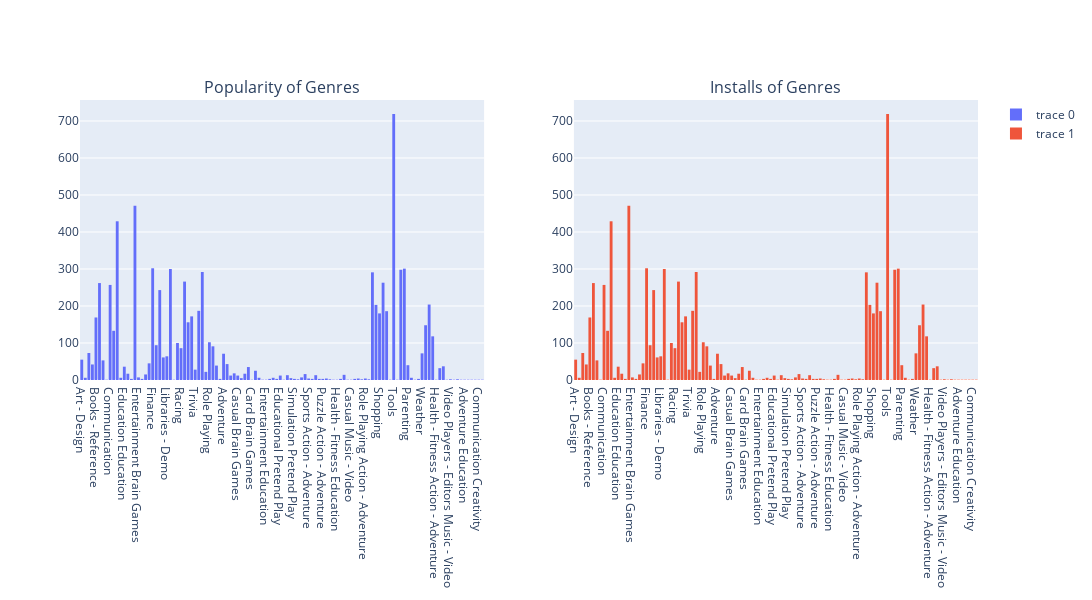
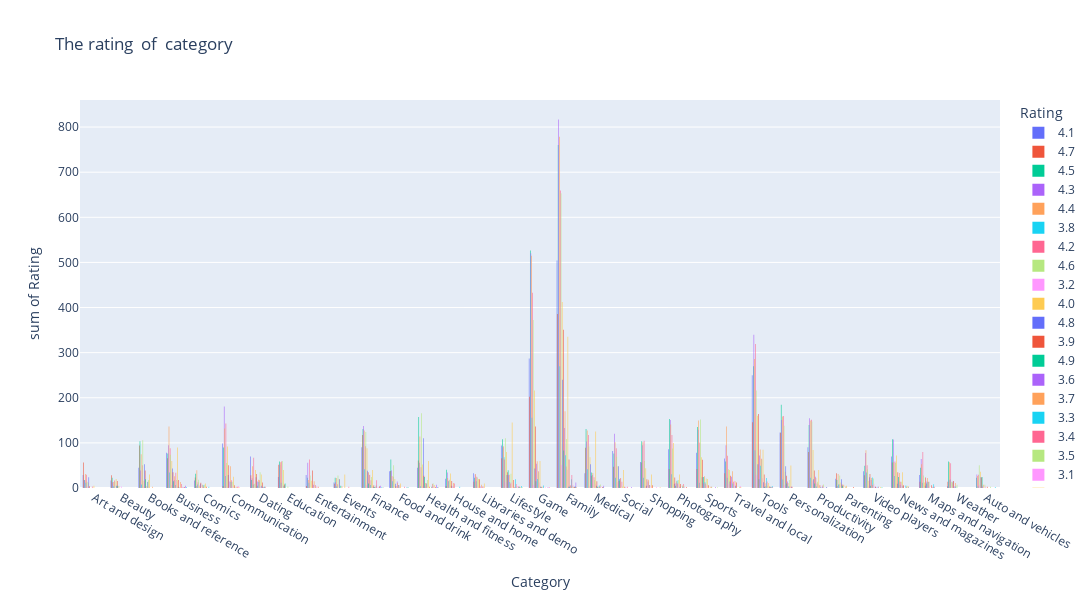

Notebook code for these charts, in order:
### Code cell
print_histograms(cleaned_apps)

### Figure 1 — Plotly figure (JSON) as saved in the notebook; plotly's stock layout.template omitted (floating-point values rounded to 4 significant figures; data arrays with more than 128 entries replaced by an {"elided": "..."} marker saying what was removed)
{"data": [{"type": "histogram", "x": {"elided": "8196 str values"}, "xaxis": "x", "y": {"elided": "8196 float values"}, "yaxis": "y"}, {"type": "histogram", "x": {"elided": "8196 str values"}, "xaxis": "x2", "y": {"elided": "8196 int values"}, "yaxis": "y2"}], "layout": {"annotations": [{"font": {"size": 16}, "showarrow": false, "text": "Popularity of Genres", "x": 0.225, "xanchor": "center", "xref": "paper", "y": 1, "yanchor": "bottom", "yref": "paper"}, {"font": {"size": 16}, "showarrow": false, "text": "Installs of Genres", "x": 0.775, "xanchor": "center", "xref": "paper", "y": 1, "yanchor": "bottom", "yref": "paper"}], "height": 600, "width": 1300, "xaxis": {"anchor": "y", "domain": [0, 0.45]}, "xaxis2": {"anchor": "y2", "domain": [0.55, 1]}, "yaxis": {"anchor": "x", "domain": [0, 1]}, "yaxis2": {"anchor": "x2", "domain": [0, 1]}}}

### Figure 2 — Plotly figure (JSON) as saved in the notebook; plotly's stock layout.template omitted (floating-point values rounded to 4 significant figures; data arrays with more than 128 entries replaced by an {"elided": "..."} marker saying what was removed)
{"data": [{"alignmentgroup": "True", "bingroup": "x", "histfunc": "sum", "hovertemplate": "Rating=4.1<br>Category=%{x}<br>sum of Rating=%{y}<extra></extra>", "legendgroup": "4.1", "marker": {"color": "#636efa", "pattern": {"shape": ""}}, "name": "4.1", "offsetgroup": "4.1", "orientation": "v", "showlegend": true, "type": "histogram", "x": {"elided": "623 str values"}, "xaxis": "x", "y": {"elided": "623 float values"}, "yaxis": "y"}, {"alignmentgroup": "True", "bingroup": "x", "histfunc": "sum", "hovertemplate": "Rating=4.7<br>Category=%{x}<br>sum of Rating=%{y}<extra></extra>", "legendgroup": "4.7", "marker": {"color": "#EF553B", "pattern": {"shape": ""}}, "name": "4.7", "offsetgroup": "4.7", "orientation": "v", "showlegend": true, "type": "histogram", "x": {"elided": "438 str values"}, "xaxis": "x", "y": {"elided": "438 float values"}, "yaxis": "y"}, {"alignmentgroup": "True", "bingroup": "x", "histfunc": "sum", "hovertemplate": "Rating=4.5<br>Category=%{x}<br>sum of Rating=%{y}<extra></extra>", "legendgroup": "4.5", "marker": {"color": "#00cc96", "pattern": {"shape": ""}}, "name": "4.5", "offsetgroup": "4.5", "orientation": "v", "showlegend": true, "type": "histogram", "x": {"elided": "850 str values"}, "xaxis": "x", "y": {"elided": "850 float values"}, "yaxis": "y"}, {"alignmentgroup": "True", "bingroup": "x", "histfunc": "sum", "hovertemplate": "Rating=4.3<br>Category=%{x}<br>sum of Rating=%{y}<extra></extra>", "legendgroup": "4.3", "marker": {"color": "#ab63fa", "pattern": {"shape": ""}}, "name": "4.3", "offsetgroup": "4.3", "orientation": "v", "showlegend": true, "type": "histogram", "x": {"elided": "896 str values"}, "xaxis": "x", "y": {"elided": "896 float values"}, "yaxis": "y"}, {"alignmentgroup": "True", "bingroup": "x", "histfunc": "sum", "hovertemplate": "Rating=4.4<br>Category=%{x}<br>sum of Rating=%{y}<extra></extra>", "legendgroup": "4.4", "marker": {"color": "#FFA15A", "pattern": {"shape": ""}}, "name": "4.4", "offsetgroup": "4.4", "orientation": "v", "showlegend": true, "type": "histogram", "x": {"elided": "895 str values"}, "xaxis": "x", "y": {"elided": "895 float values"}, "yaxis": "y"}, {"alignmentgroup": "True", "bingroup": "x", "histfunc": "sum", "hovertemplate": "Rating=3.8<br>Category=%{x}<br>sum of Rating=%{y}<extra></extra>", "legendgroup": "3.8", "marker": {"color": "#19d3f3", "pattern": {"shape": ""}}, "name": "3.8", "offsetgroup": "3.8", "orientation": "v", "showlegend": true, "type": "histogram", "x": {"elided": "287 str values"}, "xaxis": "x", "y": {"elided": "287 float values"}, "yaxis": "y"}, {"alignmentgroup": "True", "bingroup": "x", "histfunc": "sum", "hovertemplate": "Rating=4.2<br>Category=%{x}<br>sum of Rating=%{y}<extra></extra>", "legendgroup": "4.2", "marker": {"color": "#FF6692", "pattern": {"shape": ""}}, "name": "4.2", "offsetgroup": "4.2", "orientation": "v", "showlegend": true, "type": "histogram", "x": {"elided": "812 str values"}, "xaxis": "x", "y": {"elided": "812 float values"}, "yaxis": "y"}, {"alignmentgroup": "True", "bingroup": "x", "histfunc": "sum", "hovertemplate": "Rating=4.6<br>Category=%{x}<br>sum of Rating=%{y}<extra></extra>", "legendgroup": "4.6", "marker": {"color": "#B6E880", "pattern": {"shape": ""}}, "name": "4.6", "offsetgroup": "4.6", "orientation": "v", "showlegend": true, "type": "histogram", "x": {"elided": "683 str values"}, "xaxis": "x", "y": {"elided": "683 float values"}, "yaxis": "y"}, {"alignmentgroup": "True", "bingroup": "x", "histfunc": "sum", "hovertemplate": "Rating=3.2<br>Category=%{x}<br>sum of Rating=%{y}<extra></extra>", "legendgroup": "3.2", "marker": {"color": "#FF97FF", "pattern": {"shape": ""}}, "name": "3.2", "offsetgroup": "3.2", "orientation": "v", "showlegend": true, "type": "histogram", "x": ["Art and design", "Auto and vehicles", "Comics", "Libraries and demo", "Lifestyle", "Lifestyle", "Medical", "Tools", "Productivity", "Social", "Communication", "Family", "Travel and local", "Family", "Social", "Family", "Tools", "Family", "Family", "Family", "Productivity", "Tools", "Family", "Comics", "Lifestyle", "Shopping", "Sports", "Family", "Finance", "Business", "Tools", "Productivity", "Personalization", "News and magazines", "Game", "Personalization", "Family", "Family", "Family", "Finance", "Social", "Video players", "Family", "Productivity", "Tools", "Social", "Tools", "Productivity", "Game", "Tools", "Tools", "Family", "Family", "Family", "Travel and local", "Auto and vehicles", "Business", "Travel and local", "Family", "Tools", "Books and reference", "Lifestyle", "Health and fitness"], "xaxis": "x", "y": [3.2, 3.2, 3.2, 3.2, 3.2, 3.2, 3.2, 3.2, 3.2, 3.2, 3.2, 3.2, 3.2, 3.2, 3.2, 3.2, 3.2, 3.2, 3.2, 3.2, 3.2, 3.2, 3.2, 3.2, 3.2, 3.2, 3.2, 3.2, 3.2, 3.2, 3.2, 3.2, 3.2, 3.2, 3.2, 3.2, 3.2, 3.2, 3.2, 3.2, 3.2, 3.2, 3.2, 3.2, 3.2, 3.2, 3.2, 3.2, 3.2, 3.2, 3.2, 3.2, 3.2, 3.2, 3.2, 3.2, 3.2, 3.2, 3.2, 3.2, 3.2, 3.2, 3.2], "yaxis": "y"}, {"alignmentgroup": "True", "bingroup": "x", "histfunc": "sum", "hovertemplate": "Rating=4.0<br>Category=%{x}<br>sum of Rating=%{y}<extra></extra>", "legendgroup": "4.0", "marker": {"color": "#FECB52", "pattern": {"shape": ""}}, "name": "4.0", "offsetgroup": "4.0", "orientation": "v", "showlegend": true, "type": "histogram", "x": {"elided": "512 str values"}, "xaxis": "x", "y": {"elided": "512 int values"}, "yaxis": "y"}, {"alignmentgroup": "True", "bingroup": "x", "histfunc": "sum", "hovertemplate": "Rating=4.8<br>Category=%{x}<br>sum of Rating=%{y}<extra></extra>", "legendgroup": "4.8", "marker": {"color": "#636efa", "pattern": {"shape": ""}}, "name": "4.8", "offsetgroup": "4.8", "orientation": "v", "showlegend": true, "type": "histogram", "x": {"elided": "220 str values"}, "xaxis": "x", "y": {"elided": "220 float values"}, "yaxis": "y"}, {"alignmentgroup": "True", "bingroup": "x", "histfunc": "sum", "hovertemplate": "Rating=3.9<br>Category=%{x}<br>sum of Rating=%{y}<extra></extra>", "legendgroup": "3.9", "marker": {"color": "#EF553B", "pattern": {"shape": ""}}, "name": "3.9", "offsetgroup": "3.9", "orientation": "v", "showlegend": true, "type": "histogram", "x": {"elided": "359 str values"}, "xaxis": "x", "y": {"elided": "359 float values"}, "yaxis": "y"}, {"alignmentgroup": "True", "bingroup": "x", "histfunc": "sum", "hovertemplate": "Rating=4.9<br>Category=%{x}<br>sum of Rating=%{y}<extra></extra>", "legendgroup": "4.9", "marker": {"color": "#00cc96", "pattern": {"shape": ""}}, "name": "4.9", "offsetgroup": "4.9", "orientation": "v", "showlegend": true, "type": "histogram", "x": ["Auto and vehicles", "Auto and vehicles", "Auto and vehicles", "Auto and vehicles", "Beauty", "Books and reference", "Dating", "Education", "Education", "Events", "Health and fitness", "Health and fitness", "Health and fitness", "Game", "Medical", "Medical", "Medical", "Parenting", "Family", "Auto and vehicles", "Lifestyle", "Personalization", "Family", "Social", "News and magazines", "Health and fitness", "Game", "Video players", "Medical", "Family", "Maps and navigation", "News and magazines", "Lifestyle", "Family", "Business", "Family", "Lifestyle", "Maps and navigation", "Business", "Tools", "Books and reference", "Health and fitness", "Game", "Social", "Family", "Lifestyle", "Family", "Personalization", "Lifestyle", "Lifestyle", "Medical", "Photography", "Social", "Productivity", "Medical", "Family", "Family", "News and magazines", "Family", "Family", "Medical", "Finance", "News and magazines", "Family", "Books and reference", "Lifestyle", "Tools", "Productivity", "Family", "Books and reference", "Lifestyle", "News and magazines", "Tools", "Social", "Finance", "Sports", "Sports", "Sports", "Family", "Tools", "Business", "Sports", "Sports", "Family", "Family", "Family"], "xaxis": "x", "y": [4.9, 4.9, 4.9, 4.9, 4.9, 4.9, 4.9, 4.9, 4.9, 4.9, 4.9, 4.9, 4.9, 4.9, 4.9, 4.9, 4.9, 4.9, 4.9, 4.9, 4.9, 4.9, 4.9, 4.9, 4.9, 4.9, 4.9, 4.9, 4.9, 4.9, 4.9, 4.9, 4.9, 4.9, 4.9, 4.9, 4.9, 4.9, 4.9, 4.9, 4.9, 4.9, 4.9, 4.9, 4.9, 4.9, 4.9, 4.9, 4.9, 4.9, 4.9, 4.9, 4.9, 4.9, 4.9, 4.9, 4.9, 4.9, 4.9, 4.9, 4.9, 4.9, 4.9, 4.9, 4.9, 4.9, 4.9, 4.9, 4.9, 4.9, 4.9, 4.9, 4.9, 4.9, 4.9, 4.9, 4.9, 4.9, 4.9, 4.9, 4.9, 4.9, 4.9, 4.9, 4.9, 4.9], "yaxis": "y"}, {"alignmentgroup": "True", "bingroup": "x", "histfunc": "sum", "hovertemplate": "Rating=3.6<br>Category=%{x}<br>sum of Rating=%{y}<extra></extra>", "legendgroup": "3.6", "marker": {"color": "#ab63fa", "pattern": {"shape": ""}}, "name": "3.6", "offsetgroup": "3.6", "orientation": "v", "showlegend": true, "type": "histogram", "x": {"elided": "167 str values"}, "xaxis": "x", "y": {"elided": "167 float values"}, "yaxis": "y"}, {"alignmentgroup": "True", "bingroup": "x", "histfunc": "sum", "hovertemplate": "Rating=3.7<br>Category=%{x}<br>sum of Rating=%{y}<extra></extra>", "legendgroup": "3.7", "marker": {"color": "#FFA15A", "pattern": {"shape": ""}}, "name": "3.7", "offsetgroup": "3.7", "orientation": "v", "showlegend": true, "type": "histogram", "x": {"elided": "224 str values"}, "xaxis": "x", "y": {"elided": "224 float values"}, "yaxis": "y"}, {"alignmentgroup": "True", "bingroup": "x", "histfunc": "sum", "hovertemplate": "Rating=3.3<br>Category=%{x}<br>sum of Rating=%{y}<extra></extra>", "legendgroup": "3.3", "marker": {"color": "#19d3f3", "pattern": {"shape": ""}}, "name": "3.3", "offsetgroup": "3.3", "orientation": "v", "showlegend": true, "type": "histogram", "x": ["Books and reference", "Dating", "Dating", "Dating", "Dating", "Finance", "Food and drink", "Health and fitness", "Lifestyle", "Shopping", "Photography", "Sports", "Travel and local", "Video players", "Family", "Health and fitness", "Maps and navigation", "Family", "Tools", "Family", "Video players", "Communication", "Productivity", "Communication", "Maps and navigation", "Family", "Photography", "Family", "Tools", "Tools", "Family", "Tools", "Tools", "Family", "Family", "Personalization", "Family", "Game", "Video players", "Communication", "Family", "Tools", "Weather", "Comics", "Tools", "Family", "Comics", "Family", "Tools", "Tools", "Health and fitness", "Video players", "Communication", "Photography", "Game", "Maps and navigation", "Tools", "Lifestyle", "Lifestyle", "Lifestyle", "Tools", "Maps and navigation", "Tools", "Game", "Finance", "Books and reference", "Family", "Travel and local", "Video players", "Food and drink", "Family", "Tools", "Game", "Video players", "Sports", "News and magazines", "Family", "Shopping", "Video players", "Game", "Tools", "Travel and local", "Business", "Family", "Family", "Books and reference", "Game", "Sports", "Family", "Family", "Family", "Tools", "Photography", "Business", "Sports", "Family", "Family", "Photography", "News and magazines", "Books and reference"], "xaxis": "x", "y": [3.3, 3.3, 3.3, 3.3, 3.3, 3.3, 3.3, 3.3, 3.3, 3.3, 3.3, 3.3, 3.3, 3.3, 3.3, 3.3, 3.3, 3.3, 3.3, 3.3, 3.3, 3.3, 3.3, 3.3, 3.3, 3.3, 3.3, 3.3, 3.3, 3.3, 3.3, 3.3, 3.3, 3.3, 3.3, 3.3, 3.3, 3.3, 3.3, 3.3, 3.3, 3.3, 3.3, 3.3, 3.3, 3.3, 3.3, 3.3, 3.3, 3.3, 3.3, 3.3, 3.3, 3.3, 3.3, 3.3, 3.3, 3.3, 3.3, 3.3, 3.3, 3.3, 3.3, 3.3, 3.3, 3.3, 3.3, 3.3, 3.3, 3.3, 3.3, 3.3, 3.3, 3.3, 3.3, 3.3, 3.3, 3.3, 3.3, 3.3, 3.3, 3.3, 3.3, 3.3, 3.3, 3.3, 3.3, 3.3, 3.3, 3.3, 3.3, 3.3, 3.3, 3.3, 3.3, 3.3, 3.3, 3.3, 3.3, 3.3], "yaxis": "y"}, {"alignmentgroup": "True", "bingroup": "x", "histfunc": "sum", "hovertemplate": "Rating=3.4<br>Category=%{x}<br>sum of Rating=%{y}<extra></extra>", "legendgroup": "3.4", "marker": {"color": "#FF6692", "pattern": {"shape": ""}}, "name": "3.4", "offsetgroup": "3.4", "orientation": "v", "showlegend": true, "type": "histogram", "x": ["Books and reference", "Dating", "Dating", "Dating", "Dating", "Dating", "Entertainment", "Entertainment", "Finance", "Food and drink", "House and home", "House and home", "Libraries and demo", "Game", "Medical", "Medical", "Medical", "Medical", "Sports", "Travel and local", "Travel and local", "Tools", "Tools", "News and magazines", "Game", "Lifestyle", "Business", "Productivity", "Lifestyle", "Shopping", "Business", "Tools", "Family", "Health and fitness", "Tools", "Tools", "Lifestyle", "House and home", "Productivity", "Tools", "Photography", "Finance", "Game", "Health and fitness", "Game", "Art and design", "News and magazines", "Family", "Family", "Family", "Productivity", "Tools", "Tools", "Photography", "Business", "Tools", "Game", "Video players", "Video players", "Communication", "Social", "Sports", "Business", "Medical", "Health and fitness", "Shopping", "Business", "Communication", "Finance", "News and magazines", "Business", "Books and reference", "Medical", "Communication", "Tools", "Tools", "Family", "Maps and navigation", "Maps and navigation", "Tools", "Medical", "Finance", "Business", "Family", "Maps and navigation", "Social", "Business", "Food and drink", "Family", "Game", "Game", "Tools", "Books and reference", "Tools", "Business", "Tools", "Game", "Game", "Family", "Tools", "Business", "Books and reference", "Family", "Finance", "Tools", "Tools", "Game", "Travel and local", "News and magazines", "Family", "Family", "Personalization", "Travel and local", "Maps and navigation", "Tools", "Family", "Family", "Social", "Sports", "Communication", "Communication", "Photography", "Game", "Family", "Social", "Comics"], "xaxis": "x", "y": [3.4, 3.4, 3.4, 3.4, 3.4, 3.4, 3.4, 3.4, 3.4, 3.4, 3.4, 3.4, 3.4, 3.4, 3.4, 3.4, 3.4, 3.4, 3.4, 3.4, 3.4, 3.4, 3.4, 3.4, 3.4, 3.4, 3.4, 3.4, 3.4, 3.4, 3.4, 3.4, 3.4, 3.4, 3.4, 3.4, 3.4, 3.4, 3.4, 3.4, 3.4, 3.4, 3.4, 3.4, 3.4, 3.4, 3.4, 3.4, 3.4, 3.4, 3.4, 3.4, 3.4, 3.4, 3.4, 3.4, 3.4, 3.4, 3.4, 3.4, 3.4, 3.4, 3.4, 3.4, 3.4, 3.4, 3.4, 3.4, 3.4, 3.4, 3.4, 3.4, 3.4, 3.4, 3.4, 3.4, 3.4, 3.4, 3.4, 3.4, 3.4, 3.4, 3.4, 3.4, 3.4, 3.4, 3.4, 3.4, 3.4, 3.4, 3.4, 3.4, 3.4, 3.4, 3.4, 3.4, 3.4, 3.4, 3.4, 3.4, 3.4, 3.4, 3.4, 3.4, 3.4, 3.4, 3.4, 3.4, 3.4, 3.4, 3.4, 3.4, 3.4, 3.4, 3.4, 3.4, 3.4, 3.4, 3.4, 3.4, 3.4, 3.4, 3.4, 3.4, 3.4, 3.4], "yaxis": "y"}, {"alignmentgroup": "True", "bingroup": "x", "histfunc": "sum", "hovertemplate": "Rating=3.5<br>Category=%{x}<br>sum of Rating=%{y}<extra></extra>", "legendgroup": "3.5", "marker": {"color": "#B6E880", "pattern": {"shape": ""}}, "name": "3.5", "offsetgroup": "3.5", "orientation": "v", "showlegend": true, "type": "histogram", "x": {"elided": "156 str values"}, "xaxis": "x", "y": {"elided": "156 float values"}, "yaxis": "y"}, {"alignmentgroup": "True", "bingroup": "x", "histfunc": "sum", "hovertemplate": "Rating=3.1<br>Category=%{x}<br>sum of Rating=%{y}<extra></extra>", "legendgroup": "3.1", "marker": {"color": "#FF97FF", "pattern": {"shape": ""}}, "name": "3.1", "offsetgroup": "3.1", "orientation": "v", "showlegend": true, "type": "histogram", "x": ["Business", "Dating", "Entertainment", "Food and drink", "Libraries and demo", "Game", "Medical", "Medical", "Medical", "Sports", "Travel and local", "Travel and local", "Tools", "Tools", "Tools", "Productivity", "Video players", "News and magazines", "Game", "Lifestyle", "Family", "Lifestyle", "Productivity", "Family", "Tools", "Photography", "Parenting", "Business", "Tools", "Beauty", "Lifestyle", "Business", "Game", "Family", "Finance", "Maps and navigation", "Lifestyle", "Personalization", "Family", "Travel and local", "Business", "Tools", "Family", "Game", "Family", "Family", "Video players", "Productivity", "Travel and local", "Family", "Books and reference", "Family", "Food and drink", "News and magazines", "Sports", "Photography", "Shopping", "Family", "Family", "Video players", "Tools", "Travel and local", "Family", "Family", "Business", "Communication", "Auto and vehicles", "Photography", "News and magazines"], "xaxis": "x", "y": [3.1, 3.1, 3.1, 3.1, 3.1, 3.1, 3.1, 3.1, 3.1, 3.1, 3.1, 3.1, 3.1, 3.1, 3.1, 3.1, 3.1, 3.1, 3.1, 3.1, 3.1, 3.1, 3.1, 3.1, 3.1, 3.1, 3.1, 3.1, 3.1, 3.1, 3.1, 3.1, 3.1, 3.1, 3.1, 3.1, 3.1, 3.1, 3.1, 3.1, 3.1, 3.1, 3.1, 3.1, 3.1, 3.1, 3.1, 3.1, 3.1, 3.1, 3.1, 3.1, 3.1, 3.1, 3.1, 3.1, 3.1, 3.1, 3.1, 3.1, 3.1, 3.1, 3.1, 3.1, 3.1, 3.1, 3.1, 3.1, 3.1], "yaxis": "y"}, {"alignmentgroup": "True", "bingroup": "x", "histfunc": "sum", "hovertemplate": "Rating=5.0<br>Category=%{x}<br>sum of Rating=%{y}<extra></extra>", "legendgroup": "5.0", "marker": {"color": "#FECB52", "pattern": {"shape": ""}}, "name": "5.0", "offsetgroup": "5.0", "orientation": "v", "showlegend": true, "type": "histogram", "x": {"elided": "271 str values"}, "xaxis": "x", "y": {"elided": "271 int values"}, "yaxis": "y"}, {"alignmentgroup": "True", "bingroup": "x", "histfunc": "sum", "hovertemplate": "Rating=2.5<br>Category=%{x}<br>sum of Rating=%{y}<extra></extra>", "legendgroup": "2.5", "marker": {"color": "#636efa", "pattern": {"shape": ""}}, "name": "2.5", "offsetgroup": "2.5", "orientation": "v", "showlegend": true, "type": "histogram", "x": ["Dating", "Dating", "Medical", "Medical", "Tools", "Video players", "Tools", "Travel and local", "Tools", "Family", "News and magazines", "Game", "News and magazines", "Photography", "Travel and local", "Finance", "Business", "Tools", "Tools", "Personalization"], "xaxis": "x", "y": [2.5, 2.5, 2.5, 2.5, 2.5, 2.5, 2.5, 2.5, 2.5, 2.5, 2.5, 2.5, 2.5, 2.5, 2.5, 2.5, 2.5, 2.5, 2.5, 2.5], "yaxis": "y"}, {"alignmentgroup": "True", "bingroup": "x", "histfunc": "sum", "hovertemplate": "Rating=3.0<br>Category=%{x}<br>sum of Rating=%{y}<extra></extra>", "legendgroup": "3.0", "marker": {"color": "#EF553B", "pattern": {"shape": ""}}, "name": "3.0", "offsetgroup": "3.0", "orientation": "v", "showlegend": true, "type": "histogram", "x": ["Dating", "Dating", "Dating", "Entertainment", "Lifestyle", "Family", "Medical", "Medical", "Medical", "Medical", "Medical", "Travel and local", "Tools", "Lifestyle", "Lifestyle", "Family", "Personalization", "Communication", "Family", "Travel and local", "Tools", "Tools", "Family", "Family", "Family", "Photography", "Family", "Social", "Family", "Video players", "Family", "Health and fitness", "Family", "Communication", "Maps and navigation", "Sports", "Comics", "Business", "Travel and local", "Tools", "Lifestyle", "Travel and local", "Maps and navigation", "Family", "Productivity", "Tools", "Family", "News and magazines", "Finance", "Tools", "Business", "Family", "Photography", "Tools", "Shopping", "Shopping", "Family", "News and magazines", "Business", "Photography", "Family", "Tools", "Sports", "Family", "Family", "Family", "Game", "Family", "Family", "Tools", "Productivity", "Family", "Business", "Lifestyle", "Auto and vehicles", "Tools", "Business", "Business", "Finance", "Lifestyle", "Dating"], "xaxis": "x", "y": [3, 3, 3, 3, 3, 3, 3, 3, 3, 3, 3, 3, 3, 3, 3, 3, 3, 3, 3, 3, 3, 3, 3, 3, 3, 3, 3, 3, 3, 3, 3, 3, 3, 3, 3, 3, 3, 3, 3, 3, 3, 3, 3, 3, 3, 3, 3, 3, 3, 3, 3, 3, 3, 3, 3, 3, 3, 3, 3, 3, 3, 3, 3, 3, 3, 3, 3, 3, 3, 3, 3, 3, 3, 3, 3, 3, 3, 3, 3, 3, 3], "yaxis": "y"}, {"alignmentgroup": "True", "bingroup": "x", "histfunc": "sum", "hovertemplate": "Rating=1.0<br>Category=%{x}<br>sum of Rating=%{y}<extra></extra>", "legendgroup": "1.0", "marker": {"color": "#00cc96", "pattern": {"shape": ""}}, "name": "1.0", "offsetgroup": "1.0", "orientation": "v", "showlegend": true, "type": "histogram", "x": ["Dating", "Family", "Medical", "Family", "Game", "Medical", "Finance", "Productivity", "Communication", "Business", "Finance", "Tools", "Tools", "Family", "Medical", "Tools"], "xaxis": "x", "y": [1, 1, 1, 1, 1, 1, 1, 1, 1, 1, 1, 1, 1, 1, 1, 1], "yaxis": "y"}, {"alignmentgroup": "True", "bingroup": "x", "histfunc": "sum", "hovertemplate": "Rating=1.9<br>Category=%{x}<br>sum of Rating=%{y}<extra></extra>", "legendgroup": "1.9", "marker": {"color": "#ab63fa", "pattern": {"shape": ""}}, "name": "1.9", "offsetgroup": "1.9", "orientation": "v", "showlegend": true, "type": "histogram", "x": ["Dating", "Video players", "Lifestyle", "Productivity", "Tools", "Family", "Social", "Family", "Tools", "Maps and navigation", "Family"], "xaxis": "x", "y": [1.9, 1.9, 1.9, 1.9, 1.9, 1.9, 1.9, 1.9, 1.9, 1.9, 1.9], "yaxis": "y"}, {"alignmentgroup": "True", "bingroup": "x", "histfunc": "sum", "hovertemplate": "Rating=2.7<br>Category=%{x}<br>sum of Rating=%{y}<extra></extra>", "legendgroup": "2.7", "marker": {"color": "#FFA15A", "pattern": {"shape": ""}}, "name": "2.7", "offsetgroup": "2.7", "orientation": "v", "showlegend": true, "type": "histogram", "x": ["Dating", "Medical", "Photography", "Game", "Family", "Communication", "Sports", "Photography", "Business", "Tools", "Lifestyle", "Family", "Maps and navigation", "Health and fitness", "Business", "Finance", "Tools", "Books and reference", "Business", "Business", "Tools", "Business", "Tools"], "xaxis": "x", "y": [2.7, 2.7, 2.7, 2.7, 2.7, 2.7, 2.7, 2.7, 2.7, 2.7, 2.7, 2.7, 2.7, 2.7, 2.7, 2.7, 2.7, 2.7, 2.7, 2.7, 2.7, 2.7, 2.7], "yaxis": "y"}, {"alignmentgroup": "True", "bingroup": "x", "histfunc": "sum", "hovertemplate": "Rating=2.8<br>Category=%{x}<br>sum of Rating=%{y}<extra></extra>", "legendgroup": "2.8", "marker": {"color": "#19d3f3", "pattern": {"shape": ""}}, "name": "2.8", "offsetgroup": "2.8", "orientation": "v", "showlegend": true, "type": "histogram", "x": ["Dating", "Medical", "Medical", "Family", "Lifestyle", "Tools", "Comics", "Family", "Finance", "Game", "Health and fitness", "Maps and navigation", "Lifestyle", "Game", "Tools", "News and magazines", "Lifestyle", "News and magazines", "Lifestyle", "Photography", "Lifestyle", "Family", "Lifestyle", "Tools", "Family", "Finance", "Tools", "Tools", "Family", "Maps and navigation", "Tools", "House and home", "Family", "Maps and navigation", "Tools", "Tools", "Productivity", "Video players", "Lifestyle", "Family"], "xaxis": "x", "y": [2.8, 2.8, 2.8, 2.8, 2.8, 2.8, 2.8, 2.8, 2.8, 2.8, 2.8, 2.8, 2.8, 2.8, 2.8, 2.8, 2.8, 2.8, 2.8, 2.8, 2.8, 2.8, 2.8, 2.8, 2.8, 2.8, 2.8, 2.8, 2.8, 2.8, 2.8, 2.8, 2.8, 2.8, 2.8, 2.8, 2.8, 2.8, 2.8, 2.8], "yaxis": "y"}, {"alignmentgroup": "True", "bingroup": "x", "histfunc": "sum", "hovertemplate": "Rating=2.9<br>Category=%{x}<br>sum of Rating=%{y}<extra></extra>", "legendgroup": "2.9", "marker": {"color": "#FF6692", "pattern": {"shape": ""}}, "name": "2.9", "offsetgroup": "2.9", "orientation": "v", "showlegend": true, "type": "histogram", "x": ["Dating", "Medical", "Sports", "Food and drink", "Health and fitness", "Health and fitness", "Lifestyle", "Communication", "Lifestyle", "Tools", "Lifestyle", "Family", "Family", "Family", "Family", "Family", "Events", "Family", "Health and fitness", "Business", "Photography", "Finance", "Family", "Finance", "Finance", "Maps and navigation", "Family", "Social", "News and magazines", "Video players", "Photography", "Photography", "Finance", "Finance", "Business", "Family", "Tools", "Tools", "Productivity", "Tools", "Productivity", "Family", "Business", "Finance", "Tools"], "xaxis": "x", "y": [2.9, 2.9, 2.9, 2.9, 2.9, 2.9, 2.9, 2.9, 2.9, 2.9, 2.9, 2.9, 2.9, 2.9, 2.9, 2.9, 2.9, 2.9, 2.9, 2.9, 2.9, 2.9, 2.9, 2.9, 2.9, 2.9, 2.9, 2.9, 2.9, 2.9, 2.9, 2.9, 2.9, 2.9, 2.9, 2.9, 2.9, 2.9, 2.9, 2.9, 2.9, 2.9, 2.9, 2.9, 2.9], "yaxis": "y"}, {"alignmentgroup": "True", "bingroup": "x", "histfunc": "sum", "hovertemplate": "Rating=2.6<br>Category=%{x}<br>sum of Rating=%{y}<extra></extra>", "legendgroup": "2.6", "marker": {"color": "#B6E880", "pattern": {"shape": ""}}, "name": "2.6", "offsetgroup": "2.6", "orientation": "v", "showlegend": true, "type": "histogram", "x": ["Medical", "Lifestyle", "Tools", "Medical", "Productivity", "Health and fitness", "Medical", "Family", "Sports", "Health and fitness", "Health and fitness", "Health and fitness", "Auto and vehicles", "Photography", "Productivity", "News and magazines", "Productivity", "Travel and local", "News and magazines", "Tools", "Family", "Business", "Photography"], "xaxis": "x", "y": [2.6, 2.6, 2.6, 2.6, 2.6, 2.6, 2.6, 2.6, 2.6, 2.6, 2.6, 2.6, 2.6, 2.6, 2.6, 2.6, 2.6, 2.6, 2.6, 2.6, 2.6, 2.6, 2.6], "yaxis": "y"}, {"alignmentgroup": "True", "bingroup": "x", "histfunc": "sum", "hovertemplate": "Rating=2.3<br>Category=%{x}<br>sum of Rating=%{y}<extra></extra>", "legendgroup": "2.3", "marker": {"color": "#FF97FF", "pattern": {"shape": ""}}, "name": "2.3", "offsetgroup": "2.3", "orientation": "v", "showlegend": true, "type": "histogram", "x": ["Medical", "Health and fitness", "Productivity", "Finance", "Lifestyle", "Family", "Shopping", "Family", "Health and fitness", "Tools", "Family", "Game", "Communication", "Travel and local", "Business", "Photography", "Travel and local", "Medical", "Lifestyle", "Communication"], "xaxis": "x", "y": [2.3, 2.3, 2.3, 2.3, 2.3, 2.3, 2.3, 2.3, 2.3, 2.3, 2.3, 2.3, 2.3, 2.3, 2.3, 2.3, 2.3, 2.3, 2.3, 2.3], "yaxis": "y"}, {"alignmentgroup": "True", "bingroup": "x", "histfunc": "sum", "hovertemplate": "Rating=2.2<br>Category=%{x}<br>sum of Rating=%{y}<extra></extra>", "legendgroup": "2.2", "marker": {"color": "#FECB52", "pattern": {"shape": ""}}, "name": "2.2", "offsetgroup": "2.2", "orientation": "v", "showlegend": true, "type": "histogram", "x": ["Travel and local", "Video players", "Tools", "Tools", "Health and fitness", "Tools", "Health and fitness", "Communication", "News and magazines", "Health and fitness", "Family", "Tools", "News and magazines", "Tools"], "xaxis": "x", "y": [2.2, 2.2, 2.2, 2.2, 2.2, 2.2, 2.2, 2.2, 2.2, 2.2, 2.2, 2.2, 2.2, 2.2], "yaxis": "y"}, {"alignmentgroup": "True", "bingroup": "x", "histfunc": "sum", "hovertemplate": "Rating=1.7<br>Category=%{x}<br>sum of Rating=%{y}<extra></extra>", "legendgroup": "1.7", "marker": {"color": "#636efa", "pattern": {"shape": ""}}, "name": "1.7", "offsetgroup": "1.7", "orientation": "v", "showlegend": true, "type": "histogram", "x": ["Lifestyle", "Business", "Food and drink", "Family", "Finance", "News and magazines", "Tools", "Family"], "xaxis": "x", "y": [1.7, 1.7, 1.7, 1.7, 1.7, 1.7, 1.7, 1.7], "yaxis": "y"}, {"alignmentgroup": "True", "bingroup": "x", "histfunc": "sum", "hovertemplate": "Rating=2.0<br>Category=%{x}<br>sum of Rating=%{y}<extra></extra>", "legendgroup": "2.0", "marker": {"color": "#EF553B", "pattern": {"shape": ""}}, "name": "2.0", "offsetgroup": "2.0", "orientation": "v", "showlegend": true, "type": "histogram", "x": ["Tools", "Health and fitness", "Tools", "Medical", "Lifestyle", "Lifestyle", "Parenting", "Finance", "Finance", "Photography", "Business", "Family"], "xaxis": "x", "y": [2, 2, 2, 2, 2, 2, 2, 2, 2, 2, 2, 2], "yaxis": "y"}, {"alignmentgroup": "True", "bingroup": "x", "histfunc": "sum", "hovertemplate": "Rating=1.8<br>Category=%{x}<br>sum of Rating=%{y}<extra></extra>", "legendgroup": "1.8", "marker": {"color": "#00cc96", "pattern": {"shape": ""}}, "name": "1.8", "offsetgroup": "1.8", "orientation": "v", "showlegend": true, "type": "histogram", "x": ["Tools", "Food and drink", "Family", "Medical", "Lifestyle", "Family", "Productivity", "Video players"], "xaxis": "x", "y": [1.8, 1.8, 1.8, 1.8, 1.8, 1.8, 1.8, 1.8], "yaxis": "y"}, {"alignmentgroup": "True", "bingroup": "x", "histfunc": "sum", "hovertemplate": "Rating=2.4<br>Category=%{x}<br>sum of Rating=%{y}<extra></extra>", "legendgroup": "2.4", "marker": {"color": "#ab63fa", "pattern": {"shape": ""}}, "name": "2.4", "offsetgroup": "2.4", "orientation": "v", "showlegend": true, "type": "histogram", "x": ["Medical", "Family", "Family", "Productivity", "Family", "Finance", "Family", "Family", "Health and fitness", "Game", "Business", "Health and fitness", "Social", "Medical", "Health and fitness", "Tools", "Sports", "Business", "Finance"], "xaxis": "x", "y": [2.4, 2.4, 2.4, 2.4, 2.4, 2.4, 2.4, 2.4, 2.4, 2.4, 2.4, 2.4, 2.4, 2.4, 2.4, 2.4, 2.4, 2.4, 2.4], "yaxis": "y"}, {"alignmentgroup": "True", "bingroup": "x", "histfunc": "sum", "hovertemplate": "Rating=1.6<br>Category=%{x}<br>sum of Rating=%{y}<extra></extra>", "legendgroup": "1.6", "marker": {"color": "#FFA15A", "pattern": {"shape": ""}}, "name": "1.6", "offsetgroup": "1.6", "orientation": "v", "showlegend": true, "type": "histogram", "x": ["Family", "Lifestyle", "Shopping", "Tools"], "xaxis": "x", "y": [1.6, 1.6, 1.6, 1.6], "yaxis": "y"}, {"alignmentgroup": "True", "bingroup": "x", "histfunc": "sum", "hovertemplate": "Rating=2.1<br>Category=%{x}<br>sum of Rating=%{y}<extra></extra>", "legendgroup": "2.1", "marker": {"color": "#19d3f3", "pattern": {"shape": ""}}, "name": "2.1", "offsetgroup": "2.1", "orientation": "v", "showlegend": true, "type": "histogram", "x": ["Tools", "Business", "Health and fitness", "Tools", "Lifestyle", "Auto and vehicles", "Finance", "Lifestyle"], "xaxis": "x", "y": [2.1, 2.1, 2.1, 2.1, 2.1, 2.1, 2.1, 2.1], "yaxis": "y"}, {"alignmentgroup": "True", "bingroup": "x", "histfunc": "sum", "hovertemplate": "Rating=1.4<br>Category=%{x}<br>sum of Rating=%{y}<extra></extra>", "legendgroup": "1.4", "marker": {"color": "#FF6692", "pattern": {"shape": ""}}, "name": "1.4", "offsetgroup": "1.4", "orientation": "v", "showlegend": true, "type": "histogram", "x": ["Health and fitness", "Tools", "Game"], "xaxis": "x", "y": [1.4, 1.4, 1.4], "yaxis": "y"}, {"alignmentgroup": "True", "bingroup": "x", "histfunc": "sum", "hovertemplate": "Rating=1.5<br>Category=%{x}<br>sum of Rating=%{y}<extra></extra>", "legendgroup": "1.5", "marker": {"color": "#B6E880", "pattern": {"shape": ""}}, "name": "1.5", "offsetgroup": "1.5", "orientation": "v", "showlegend": true, "type": "histogram", "x": ["Finance", "Lifestyle", "Sports"], "xaxis": "x", "y": [1.5, 1.5, 1.5], "yaxis": "y"}, {"alignmentgroup": "True", "bingroup": "x", "histfunc": "sum", "hovertemplate": "Rating=1.2<br>Category=%{x}<br>sum of Rating=%{y}<extra></extra>", "legendgroup": "1.2", "marker": {"color": "#FF97FF", "pattern": {"shape": ""}}, "name": "1.2", "offsetgroup": "1.2", "orientation": "v", "showlegend": true, "type": "histogram", "x": ["Finance"], "xaxis": "x", "y": [1.2], "yaxis": "y"}], "layout": {"barmode": "group", "height": 600, "legend": {"title": {"text": "Rating"}, "tracegroupgap": 0}, "title": {"text": "The rating  of  category"}, "width": 1200, "xaxis": {"anchor": "y", "domain": [0, 1], "title": {"text": "Category"}}, "yaxis": {"anchor": "x", "categoryarray": [1.2, 1.5, 1.4, 2.1, 1.6, 2.4, 1.8, 2, 1.7, 2.2, 2.3, 2.6, 2.9, 2.8, 2.7, 1.9, 1, 3, 2.5, 5, 3.1, 3.5, 3.4, 3.3, 3.7, 3.6, 4.9, 3.9, 4.8, 4, 3.2, 4.6, 4.2, 3.8, 4.4, 4.3, 4.5, 4.7, 4.1], "categoryorder": "array", "domain": [0, 1], "title": {"text": "sum of Rating"}}}}
